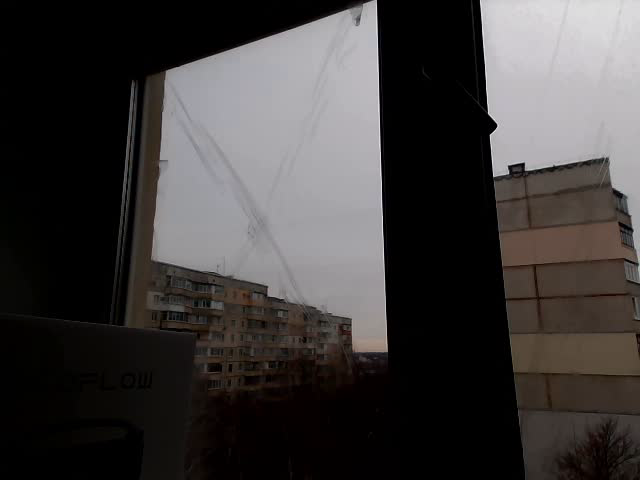
#> input picture frame 0 of screencast.avi, 640 x 480 px, given in place of the camera
$ python cameo.py   (older library calls are emulated)
#> lines starting #> are read from the running program, lines starting #| are printed output that depends on the picture
### cameo/managers.py
import cv2
import numpy
import time
class CaptureManager(object):
    def __init__(self, capture, previewWindowManager = None,shouldMirrorPreview = False):
        self.previewWindowManager = previewWindowManager
        self.shouldMirrorPreview = shouldMirrorPreview
        self._capture = capture
        self._channel = 0
        self._enteredFrame = False
        self._frame = None
        self._imageFilename = None
        self._videoFilename = None
        self._videoEncoding = None
        self._videoWriter = None
        self._startTime = None
        self._framesElapsed = 0
        self._fpsEstimate = None

    @property
    def channel(self):
        return self._channel

    # [5 lines left out: function channel, not called in this run]

    @property
    def frame(self):
        if self._enteredFrame and self._frame is None:
            _, self._frame = self._capture.retrieve(self._frame, self.channel)
        return self._frame

    @property
    def isWritingImage(self):
        return self._imageFilename is not None

    @property
    def isWritingVideo(self):
        return self._videoFilename is not None

    def enterFrame(self):
        """Capture the next frame, if any."""
        # But first, check that any previous frame was exited.
        assert not self._enteredFrame, \
            'previous enterFrame() had no matching exitFrame()'
        if self._capture is not None:
            self._enteredFrame = self._capture.grab()
    def exitFrame(self):
        """Draw to the window. Write to files. Release the
        frame."""
        # Check whether any grabbed frame is retrievable.
        # The getter may retrieve and cache the frame.
        if self.frame is None:
            self._enteredFrame = False
            return
        # Update the FPS estimate and related variables.
        if self._framesElapsed == 0:
            self._startTime = time.time()
        else:
            timeElapsed = time.time() - self._startTime
            self._fpsEstimate = self._framesElapsed / timeElapsed
        self._framesElapsed += 1
        # Draw to the window, if any.
        if self.previewWindowManager is not None:
            if self.shouldMirrorPreview:
                mirroredFrame = numpy.fliplr(self._frame)
                self.previewWindowManager.show(mirroredFrame)
            else:
                self.previewWindowManager.show(self._frame)
        # Write to the image file, if any.
        if self.isWritingImage:
            cv2.imwrite(self._imageFilename, self._frame)
            self._imageFilename = None
        # Write to the video file, if any.
        self._writeVideoFrame()
        # Release the frame.
        self._frame = None
        self._enteredFrame = False

    def writeImage(self, filename):
        """Write the next exited frame to an image file."""
        self._imageFilename = filename

    # [12 lines left out: functions startWritingVideo, stopWritingVideo, not called in this run]
    def _writeVideoFrame(self):
        if not self.isWritingVideo:
            return
        if self._videoWriter is None:
            fps = self._capture.get(cv2.CAP_PROP_FPS)
            if fps <= 0.0:
                # The capture's FPS is unknown so use an estimate.
                if self._framesElapsed < 20:
                    # Wait until more frames elapse so that the
                    # estimate is more stable.
                    return
                else:
                    fps = self._fpsEstimate
            size = (int(self._capture.get(
                        cv2.CAP_PROP_FRAME_WIDTH)),
                    int(self._capture.get(
                        cv2.CAP_PROP_FRAME_HEIGHT)))
            self._videoWriter = cv2.VideoWriter(
                self._videoFilename, self._videoEncoding,
                fps, size)
        self._videoWriter.write(self._frame)

class WindowManager(object):
    def __init__(self, windowName, keypressCallback = None):
        self.keypressCallback = keypressCallback
        self._windowName = windowName
        self._isWindowCreated = False
    @property
    def isWindowCreated(self):
        return self._isWindowCreated

    def createWindow(self):
        cv2.namedWindow(self._windowName)
        self._isWindowCreated = True

    def show(self, frame):
        cv2.imshow(self._windowName, frame)

    def destroyWindow(self):
        cv2.destroyWindow(self._windowName)
        self._isWindowCreated = False

    def processEvents(self):
        keycode = cv2.waitKey(1)
        if self.keypressCallback is not None and keycode != -1:
            self.keypressCallback(keycode)

### cameo/filters.py
import cv2
import numpy
import utils

def strokeEdges(src, dst, blurKsize = 21, edgeKsize = 5):
    if blurKsize >= 3:
        blurredSrc = cv2.medianBlur(src, blurKsize)
        graySrc = cv2.cvtColor(blurredSrc, cv2.COLOR_BGR2GRAY)
    else:
        graySrc = cv2.cvtColor(src, cv2.COLOR_BGR2GRAY)
    cv2.Laplacian(graySrc, cv2.CV_8U, graySrc, ksize = edgeKsize)
    normalizedInverseAlpha = (1.0 / 255) * (255 - graySrc)
    channels = cv2.split(src)
    for channel in channels:
        channel[:] = channel * normalizedInverseAlpha
    cv2.merge(channels, dst)

class VConvolutionFilter(object):
    """A filter that applies a convolution to V (or all of BGR)."""
    def __init__(self, kernel):
        self._kernel = kernel
    def apply(self, src, dst):
        """Apply the filter with a BGR or gray source/destination."""
        cv2.filter2D(src, -1, self._kernel, dst)


class SharpenFilter(VConvolutionFilter):
    """A sharpen filter with a 1-pixel radius."""
    # [5 lines left out: function __init__, not called in this run]

class FindEdgesFilter(VConvolutionFilter):
    """An edge-finding filter with a 1-pixel radius."""
    # [5 lines left out: function __init__, not called in this run]

class BlurFilter(VConvolutionFilter):
    """A blur filter with a 2-pixel radius."""
    # [7 lines left out: function __init__, not called in this run]

class EmbossFilter(VConvolutionFilter):
    """An emboss filter with a 1-pixel radius."""
    def __init__(self):
        kernel = numpy.array([[-2, -1, 0],
                              [-1, 1, 1],
                              [ 0, 1, 2]])
        VConvolutionFilter.__init__(self, kernel)

### cameo/cameo.py
import cv2
from managers import WindowManager, CaptureManager
import filters
class Cameo(object):
    def __init__(self):
        self._windowManager = WindowManager('Cameo',self.onKeypress)
        self._captureManager = CaptureManager(cv2.VideoCapture(0), self._windowManager, True)
        self._curveFilter = filters.EmbossFilter()

    def run(self):
        """Run the main loop."""
        self._windowManager.createWindow()
        while self._windowManager.isWindowCreated:
            self._captureManager.enterFrame()
            frame = self._captureManager.frame
            if frame is not None:
                filters.strokeEdges(frame, frame)
                self._curveFilter.apply(frame, frame)
            self._captureManager.exitFrame()
            self._windowManager.processEvents()
#> this loop made 1 pass; (key Esc is pressed on pass 1)
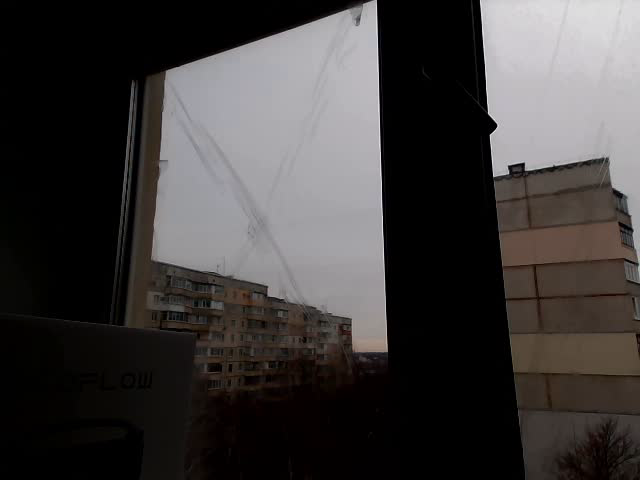
#> input picture frame 0 of screencast.avi, 640 x 480 px, given in place of the camera
#> pass 1, in strokeEdges, `blurredSrc = cv2.medianBlur(src, blurKsize)`:
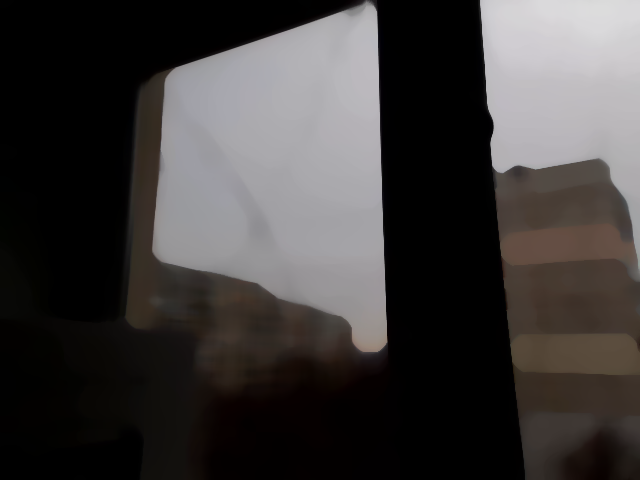
#> blurredSrc: shape (480, 640, 3); mean B, G, R 58.4, 59.1, 62.2
#> pass 1, in strokeEdges, `normalizedInverseAlpha = (1.0 / 255) * (255 - graySrc)`:
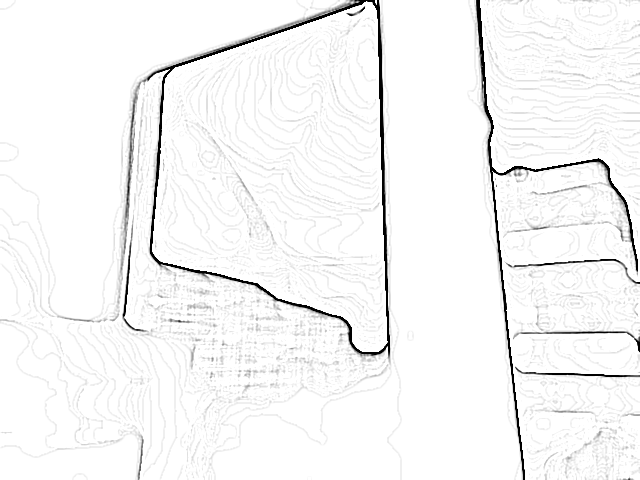
#> normalizedInverseAlpha: shape (480, 640) float64; min 0, max 1, mean 0.965
#> pass 1, in exitFrame, `mirroredFrame = numpy.fliplr(self._frame)`:
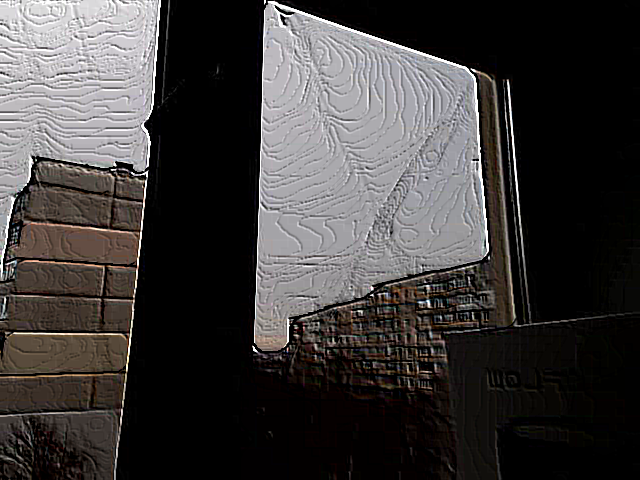
#> mirroredFrame: shape (480, 640, 3); mean B, G, R 58.9, 59.5, 62.4
#> after the loop:
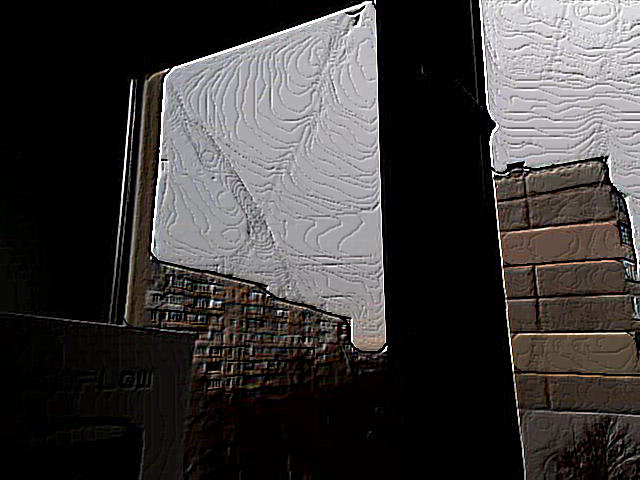
#> frame: shape (480, 640, 3); mean B, G, R 58.9, 59.5, 62.4

    def onKeypress(self, keycode):
        """Handle a keypress.
        space -> Take a screenshot.
        tab -> Start/stop recording a screencast.
        escape -> Quit.
        """
        if keycode == 32: # space
            self._captureManager.writeImage('screenshot.png')
        elif keycode == 9: # tab
            if not self._captureManager.isWritingVideo:
                self._captureManager.startWritingVideo('screencast.avi')
            else:
                self._captureManager.stopWritingVideo()
        elif keycode == 27: # escape
            self._windowManager.destroyWindow()

if __name__=="__main__":
    Cameo().run()
